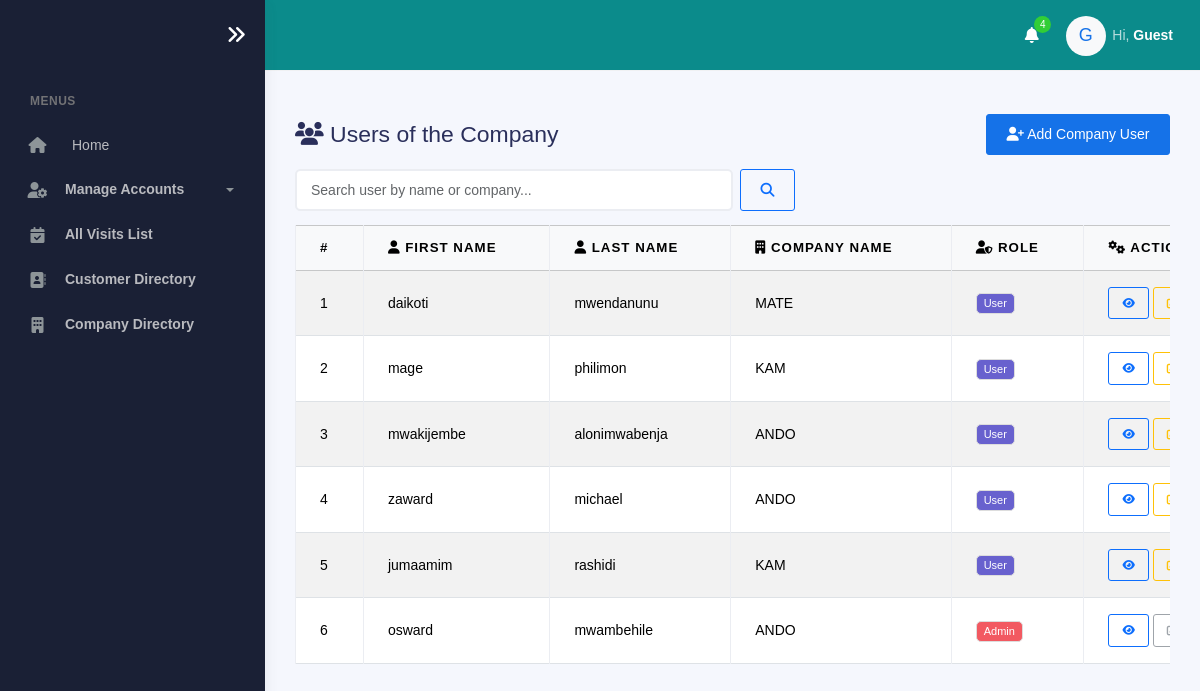
The page /customer/users/ on the database its author committed.
### visits/models.py (models this page shows, shortened)
class CustomUser(AbstractBaseUser, PermissionsMixin):
    POSITION_CHOICES = [
        ('Head of Sales', 'Head of Sales'),
        ('Facilitator', 'Facilitator'),
        ('Product Brand Manager', 'Product Brand Manager'),
        ('Corporate Manager', 'Corporate Manager'),
        ('Corporate Officer', 'Corporate Officer'),
        ('Zonal Sales Executive', 'Zonal Sales Executive'),
        ('Mobile Sales Officer', 'Mobile Sales Officer'),
        ('Desk Sales Officer', 'Desk Sales Officer'),
        ('Admin', 'Admin'),
    ]
    ZONE_CHOICES = [
        ('Coast Zone', 'Coast Zone'),
        ('Corporate', 'Corporate'),
        ('Central Zone', 'Central Zone'),
        ('Southern Zone', 'Southern Zone'),
        ('Northern Zone', 'Northern Zone'),
        ('Lake Zone', 'Lake Zone'),
    ]
    BRANCH_CHOICES = [
        ('Chanika', 'Chanika'),
        ('Mikocheni', 'Mikocheni'),
        ('Morogoro', 'Morogoro'),
        ('Zanzibar', 'Zanzibar'),
        ('ANDO HQ', 'ANDO HQ'),
        ('Dodoma', 'Dodoma'),
        ('Singida', 'Singida'),
        ('Tabora', 'Tabora'),
        ('Mbeya', 'Mbeya'),
        ('Tunduma', 'Tunduma'),
        ('Arusha', 'Arusha'),
        ('Moshi', 'Moshi'),
        ('Mwanza', 'Mwanza'),
        ('Geita', 'Geita'),
    ]
    COMPANY_CHOICES = [
        ('ANDO', 'ANDO'),
        ('KAM', 'KAM'),
        ('MATE', 'MATE'),
    ]
    company_name = models.CharField(max_length=50, choices=COMPANY_CHOICES, null=True, blank=True)
    email = models.EmailField(unique=True)
    first_name = models.CharField(max_length=50, null=True, blank=True)
    last_name = models.CharField(max_length=50, null=True, blank=True)
    is_active = models.BooleanField(default=True)
    is_staff = models.BooleanField(default=False)
    date_joined = models.DateTimeField(default=timezone.now)
    position = models.CharField(max_length=100, choices=POSITION_CHOICES, null=True, blank=True)
    zone = models.CharField(max_length=100, choices=ZONE_CHOICES, null=True, blank=True)
    branch = models.CharField(max_length=100, choices=BRANCH_CHOICES, null=True, blank=True)
    contact = models.CharField(
        max_length=13,
        null=True,
        blank=True,
        validators=[
            RegexValidator(
                regex=r'^(?:\+255|0)[67][0-9]\d{7}$',
                message="Enter a valid Tanzanian phone number (e.g. +255712345678 or 0712345678)"
            )
        ]
    )
    objects = CustomUserManager()
    USERNAME_FIELD = 'email'
    REQUIRED_FIELDS = []

### customer/views.py (the view)
# urls.py: path('users/', views.user_list, name='user_list'),
def user_list(request):
    query = request.GET.get('q', '')
    users = CustomUser.objects.all().order_by('-date_joined')  # order by newest first
    if query:
        users = users.filter(
            Q(first_name__icontains=query) |
            Q(last_name__icontains=query) |
            Q(company_name__icontains=query)  # <-- added this
        ).order_by('-date_joined')  # maintain ordering after filtering
    return render(request, 'company/user_list.html', {
        'users': users,
        'query': query,
    })

### templates/company/user_list.html (shortened to what this page needs)
{% extends "company/base.html" %}
{% load static %}
{% block content %}
{% include "company/sidebar.html" %}
<div class="main-panel">
  <div class="main-header">
    {% include "company/nav.html" %}
  </div>
  <div class="container">
    <div class="page-inner">
      <div class="d-flex justify-content-between align-items-center mt-4 mb-3 flex-wrap gap-3">
        <h3 class="mb-0"><i class="fas fa-users"></i> Users of the Company</h3>
        <a href="{% url 'register'%}" class="btn btn-primary">
          <i class="fas fa-user-plus"></i> Add Company User
        </a>
      </div>
      <form method="get" class="d-flex mb-3 gap-2" style="max-width: 500px;">
        <input type="text" name="q" value="{{ query }}" placeholder="Search user by name or company..." class="form-control">
        <button type="submit" class="btn btn-outline-primary">
          <i class="fas fa-search"></i>
        </button>
      </form>
      <div class="table-wrapper" style="overflow-x: auto;">
        <table class="table table-bordered table-striped align-middle" style="min-width: 1000px;">
          <thead class="table-light">
            <tr>
              <th>#</th>
              <th><i class="fas fa-user"></i> First Name</th>
              <th><i class="fas fa-user"></i> Last Name</th>
              <th><i class="fas fa-building"></i> Company Name</th>
              <th><i class="fas fa-user-shield"></i> Role</th>
              <th><i class="fas fa-cogs"></i> Actions</th>
            </tr>
          </thead>
          <tbody>
            {% for user in users %}
              <tr id="user-row-{{ user.id }}" class="{% if not user.is_active %}table-danger{% endif %}">
                <td>{{ forloop.counter }}</td>
                <td>{{ user.first_name|default:"-" }}</td>
                <td>{{ user.last_name|default:"-" }}</td>
                <td>{{ user.company_name|default:"-" }}</td>
                <td>
                  {% if user.is_superuser %}
                    <span class="badge bg-danger">Admin</span>
                  {% elif user.is_staff %}
                    <span class="badge bg-info">Staff</span>
                  {% else %}
                    <span class="badge bg-secondary">User</span>
                  {% endif %}
                </td>
                <td>
                  <a href="{% url 'user_detail' user.id %}" class="btn btn-sm btn-outline-primary">
                    <i class="fas fa-eye"></i>
                  </a>
                  {% if not user.is_superuser and user != request.user %}
                    <a href="{% url 'edit_user' user.id%}" class="btn btn-sm btn-outline-warning">
                      <i class="fas fa-edit"></i>
                    </a>
                  {% else %}
                    <button class="btn btn-sm btn-outline-secondary" disabled>
                      <i class="fas fa-edit"></i>
                    </button>
                  {% endif %}
                </td>
              </tr>
            {% empty %}
              <tr>
                <td colspan="6" class="text-center text-muted">
                  <i class="fas fa-info-circle"></i> No users found.
                </td>
              </tr>
            {% endfor %}
          </tbody>
        </table>
      </div>
    </div>
  </div>
</div>
<link rel="stylesheet" href="https://cdnjs.cloudflare.com/ajax/libs/font-awesome/6.5.0/css/all.min.css">
{% endblock %}

### rows shown on the page
CustomUser: first_name "daikoti", last_name "mwendanunu", company_name "MATE", is_superuser "User"
CustomUser: first_name "mage", last_name "philimon", company_name "KAM", is_superuser "User"
CustomUser: first_name "mwakijembe", last_name "alonimwabenja", company_name "ANDO", is_superuser "User"
CustomUser: first_name "zaward", last_name "michael", company_name "ANDO", is_superuser "User"
CustomUser: first_name "jumaamim", last_name "rashidi", company_name "KAM", is_superuser "User"
CustomUser: first_name "osward", last_name "mwambehile", company_name "ANDO", is_superuser "Admin"
